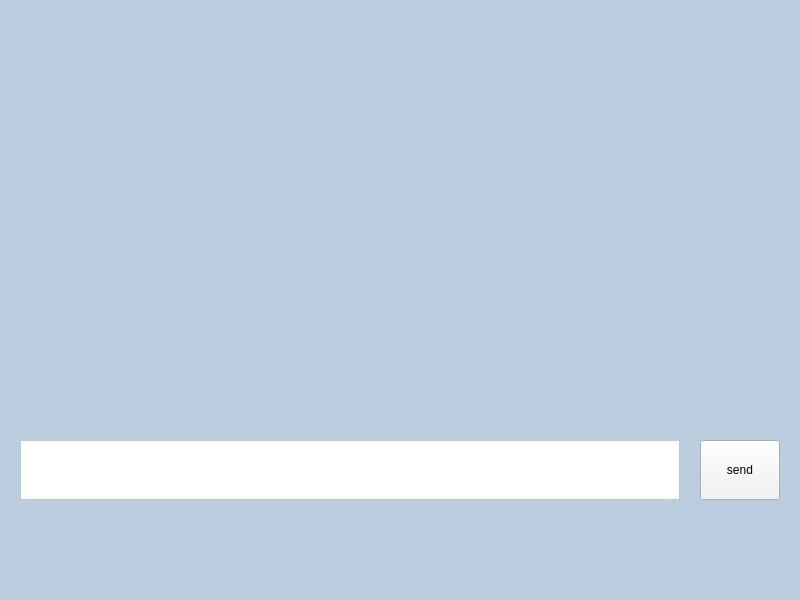
<?xml version="1.0" encoding="UTF-8"?>
<ui version="4.0">
 <class>MainWindow</class>
 <widget class="QMainWindow" name="MainWindow">
  <property name="geometry">
   <rect>
    <x>0</x>
    <y>0</y>
    <width>800</width>
    <height>600</height>
   </rect>
  </property>
  <property name="windowTitle">
   <string>MainWindow</string>
  </property>
  <property name="styleSheet">
   <string notr="true">background-color:rgb(186, 206, 224)</string>
  </property>
  <widget class="QWidget" name="centralwidget">
   <widget class="QPushButton" name="pushButton">
    <property name="geometry">
     <rect>
      <x>700</x>
      <y>440</y>
      <width>80</width>
      <height>60</height>
     </rect>
    </property>
    <property name="styleSheet">
     <string notr="true">background-color:rgb(242,242,242)</string>
    </property>
    <property name="text">
     <string>send</string>
    </property>
   </widget>
   <widget class="QTextEdit" name="textEdit">
    <property name="geometry">
     <rect>
      <x>20</x>
      <y>440</y>
      <width>660</width>
      <height>60</height>
     </rect>
    </property>
    <property name="styleSheet">
     <string notr="true">background-color:rgb(255,255,255)</string>
    </property>
   </widget>
   <widget class="QScrollArea" name="scrollArea">
    <property name="geometry">
     <rect>
      <x>20</x>
      <y>10</y>
      <width>761</width>
      <height>411</height>
     </rect>
    </property>
    <property name="styleSheet">
     <string notr="true">border:none</string>
    </property>
    <property name="widgetResizable">
     <bool>true</bool>
    </property>
    <widget class="QWidget" name="scrollAreaWidgetContents">
     <property name="geometry">
      <rect>
       <x>0</x>
       <y>0</y>
       <width>761</width>
       <height>411</height>
      </rect>
     </property>
    </widget>
   </widget>
  </widget>
  <widget class="QMenuBar" name="menubar">
   <property name="geometry">
    <rect>
     <x>0</x>
     <y>0</y>
     <width>800</width>
     <height>39</height>
    </rect>
   </property>
  </widget>
  <widget class="QStatusBar" name="statusbar"/>
 </widget>
 <resources/>
 <connections/>
</ui>
